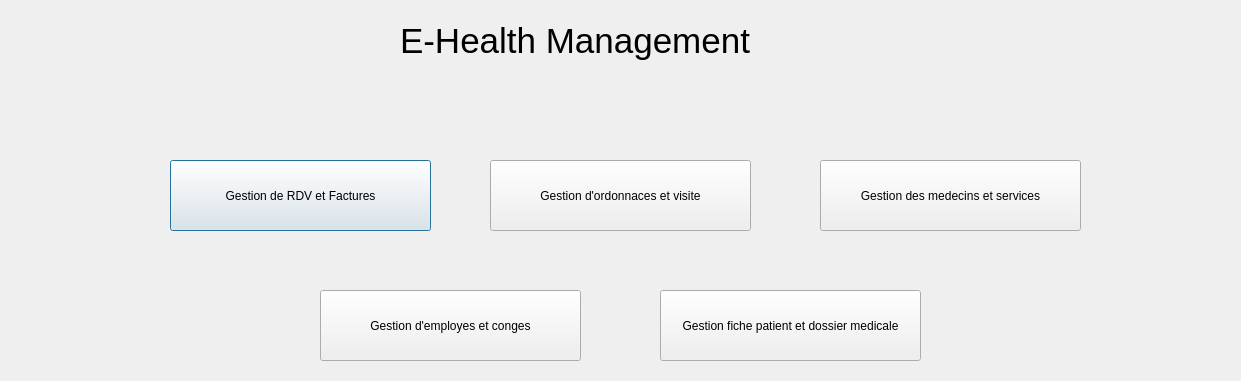
<?xml version="1.0" encoding="UTF-8"?>
<ui version="4.0">
 <class>menu</class>
 <widget class="QDialog" name="menu">
  <property name="geometry">
   <rect>
    <x>0</x>
    <y>0</y>
    <width>1241</width>
    <height>381</height>
   </rect>
  </property>
  <property name="windowTitle">
   <string>Dialog</string>
  </property>
  <widget class="QLabel" name="label">
   <property name="geometry">
    <rect>
     <x>400</x>
     <y>10</y>
     <width>431</width>
     <height>61</height>
    </rect>
   </property>
   <property name="font">
    <font>
     <pointsize>26</pointsize>
    </font>
   </property>
   <property name="text">
    <string>E-Health Management</string>
   </property>
  </widget>
  <widget class="QPushButton" name="pushButton">
   <property name="geometry">
    <rect>
     <x>170</x>
     <y>160</y>
     <width>261</width>
     <height>71</height>
    </rect>
   </property>
   <property name="text">
    <string>Gestion de RDV et Factures</string>
   </property>
  </widget>
  <widget class="QPushButton" name="pushButton_2">
   <property name="geometry">
    <rect>
     <x>490</x>
     <y>160</y>
     <width>261</width>
     <height>71</height>
    </rect>
   </property>
   <property name="text">
    <string>Gestion d'ordonnaces et visite</string>
   </property>
  </widget>
  <widget class="QPushButton" name="pushButton_3">
   <property name="geometry">
    <rect>
     <x>320</x>
     <y>290</y>
     <width>261</width>
     <height>71</height>
    </rect>
   </property>
   <property name="text">
    <string>Gestion d'employes et conges</string>
   </property>
  </widget>
  <widget class="QPushButton" name="pushButton_4">
   <property name="geometry">
    <rect>
     <x>660</x>
     <y>290</y>
     <width>261</width>
     <height>71</height>
    </rect>
   </property>
   <property name="text">
    <string>Gestion fiche patient et dossier medicale</string>
   </property>
  </widget>
  <widget class="QPushButton" name="pushButton_5">
   <property name="geometry">
    <rect>
     <x>820</x>
     <y>160</y>
     <width>261</width>
     <height>71</height>
    </rect>
   </property>
   <property name="text">
    <string>Gestion des medecins et services</string>
   </property>
  </widget>
 </widget>
 <resources/>
 <connections/>
</ui>
